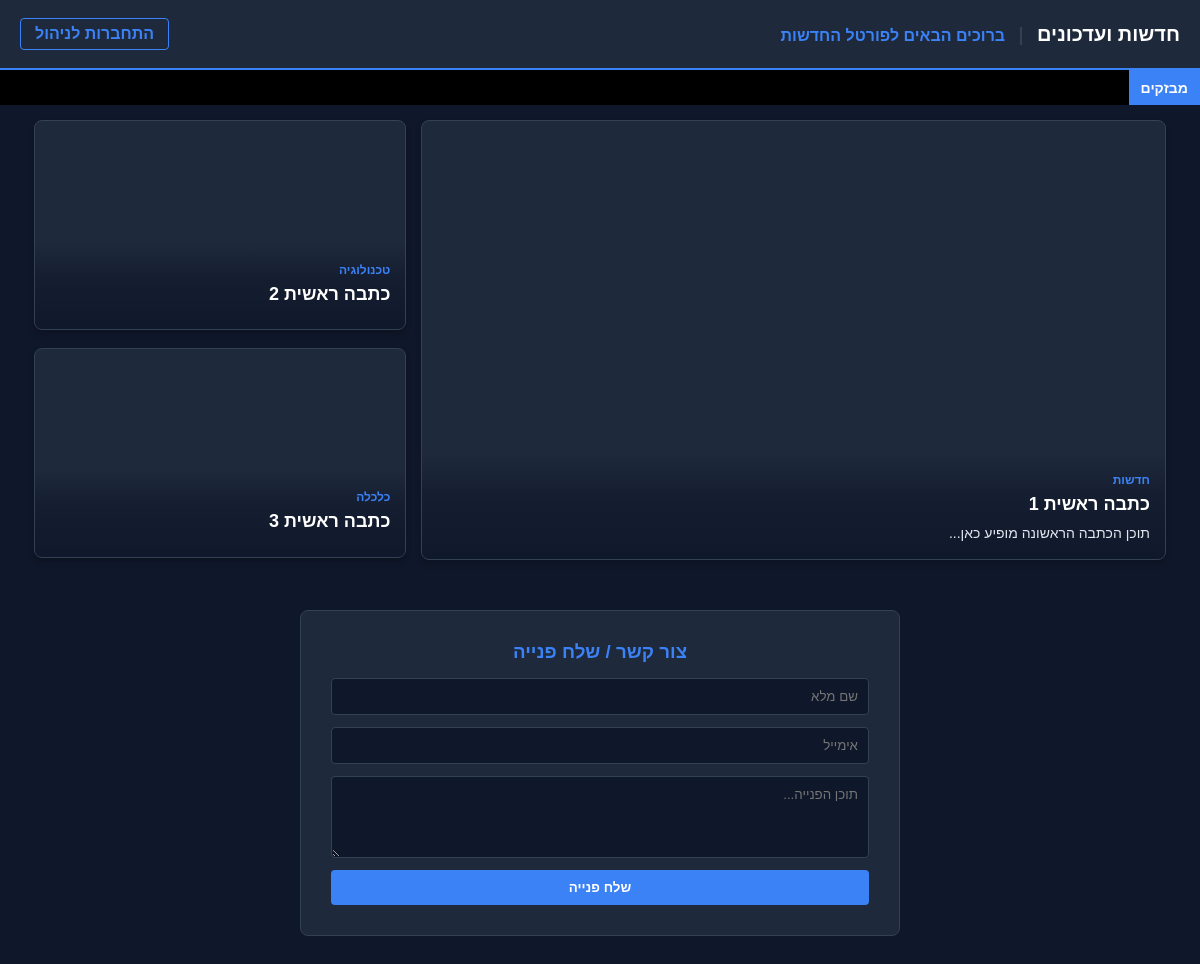
The page / on the database its author committed.
### tables this page shows
CREATE TABLE site_settings (
            key TEXT PRIMARY KEY,
            value TEXT
        );

CREATE TABLE slots (
            slot_id INTEGER PRIMARY KEY AUTOINCREMENT,
            title TEXT,
            category TEXT,
            content TEXT,
            image TEXT,
            width_val TEXT,
            height_val TEXT
        );

### app.py (the view, shortened to what this page needs)
@app.route('/', methods=['GET', 'POST'])
def index():
    settings = get_site_settings()
    conn = get_db_connection()
    slots = conn.execute('SELECT * FROM slots').fetchall()
    ticker = conn.execute('SELECT * FROM ticker').fetchall()
    conn.close()
    return render_template('index.html', settings=settings, slots=slots, ticker=ticker)

### app.py (called while the page is built)
def get_db_connection():
    conn = sqlite3.connect('database.db')
    conn.row_factory = sqlite3.Row
    return conn

def get_site_settings():
    conn = get_db_connection()
    settings_rows = conn.execute('SELECT * FROM site_settings').fetchall()
    conn.close()
    return {row['key']: row['value'] for row in settings_rows}

### templates/index.html (shortened to what this page needs)
<!DOCTYPE html>
<html lang="he" dir="rtl">
<head>
</head>
<body>
    <header>
        <div class="header-brand">
            <h1>{{ settings.site_title }}</h1>
            <span class="main-title-header">{{ settings.main_title }}</span>
        </div>
        <a href="/login" class="login-btn">התחברות לניהול</a>
    </header>
    {% if ticker %}
    <div class="ticker-bar">
        <div class="ticker-title">מבזקים</div>
        <div class="ticker-text">
        </div>
    </div>
    {% endif %}
    <div class="container">
        <div class="slots-grid">
            {% if slots|length > 0 %}
            <div class="top-section-right">
                <a href="/article/{{ slots[0].slot_id }}" class="slot-link">
                    <div class="slot-card" style="{% if slots[0].height %}min-height: {{ slots[0].height }}px;{% endif %}">
                        <div class="slot-content-overlay">
                            <div class="category">{{ slots[0].category }}</div>
                            <h3>{{ slots[0].title }}</h3>
                            <p>{{ slots[0].content }}</p>
                        </div>
                    </div>
                </a>
            </div>
            {% endif %}
            <div class="top-section-left">
                {% if slots|length > 1 %}
                <a href="/article/{{ slots[1].slot_id }}" class="slot-link">
                    <div class="slot-card" style="{% if slots[1].height %}min-height: {{ slots[1].height }}px;{% endif %}">
                        <div class="slot-content-overlay">
                            <div class="category">{{ slots[1].category }}</div>
                            <h3>{{ slots[1].title }}</h3>
                        </div>
                    </div>
                </a>
                {% endif %}
                {% if slots|length > 2 %}
                <a href="/article/{{ slots[2].slot_id }}" class="slot-link">
                    <div class="slot-card" style="{% if slots[2].height %}min-height: {{ slots[2].height }}px;{% endif %}">
                        <div class="slot-content-overlay">
                            <div class="category">{{ slots[2].category }}</div>
                            <h3>{{ slots[2].title }}</h3>
                        </div>
                    </div>
                </a>
                {% endif %}
            </div>
        </div>
        <div class="contact-section">
            <h3>צור קשר / שלח פנייה</h3>
            <form action="/" method="POST">
                <input type="text" name="name" placeholder="שם מלא" required>
                <input type="email" name="email" placeholder="אימייל" required>
                <textarea name="message" rows="4" placeholder="תוכן הפנייה..." required></textarea>
                <button type="submit">שלח פנייה</button>
            </form>
        </div>
    </div>
</body>
</html>

### rows shown on the page
site_settings: site_title "חדשות ועדכונים"
site_settings: main_title "ברוכים הבאים לפורטל החדשות"
slots: category "חדשות", title "כתבה ראשית 1", content "תוכן הכתבה הראשונה מופיע כאן..."
slots: category "טכנולוגיה", title "כתבה ראשית 2"
slots: category "כלכלה", title "כתבה ראשית 3"
